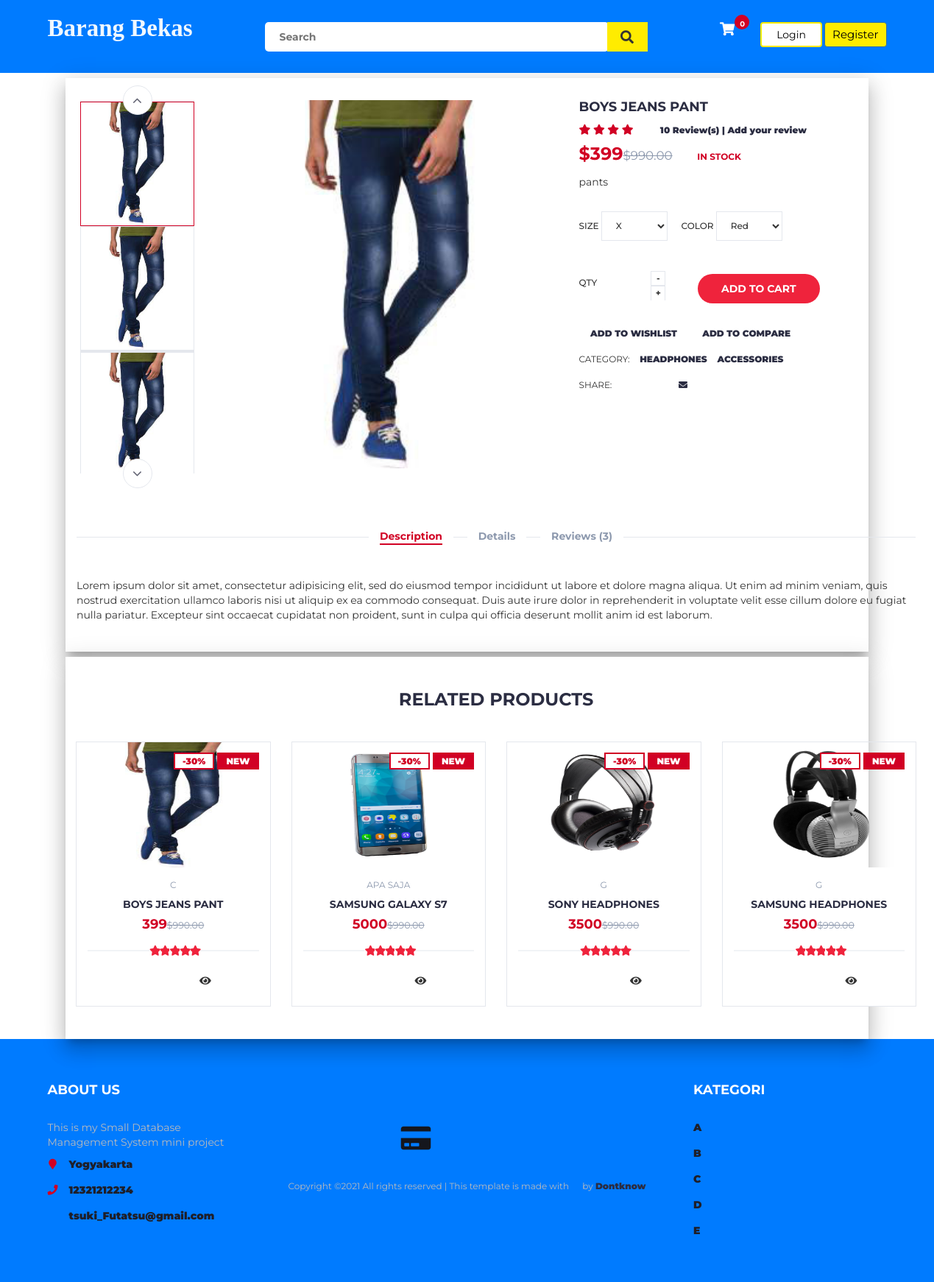
/barang.php?p=70, run on the app's committed database.
### tables this page shows
CREATE TABLE `barang` (
  `id_barang` int(100) NOT NULL,
  `kategori_barang` int(100) NOT NULL,
  `merek_barang` int(100) NOT NULL,
  `nama_barang` varchar(255) NOT NULL,
  `harga_barang` int(100) NOT NULL,
  `deskripsi_barang` text NOT NULL,
  `gambar_barang` text NOT NULL,
  `katakunci_barang` text NOT NULL
);

CREATE TABLE `kategori` (
  `cat_id` int(100) NOT NULL,
  `cat_title` text NOT NULL,
  `icons` varchar(255) DEFAULT NULL
);

### barang.php (the view, shortened to what this page needs)
<?php
include "header.php";
?>
		<div class="section main main-raised">
			<div class="container">
				<div class="row">
					<?php
								include 'db.php';
								$id_barang = $_GET['p'];
								$sql = " SELECT * FROM barang WHERE id_barang = $id_barang";
								$result = mysqli_query($con, $sql);
								if (mysqli_num_rows($result) > 0)
								{
									while($row = mysqli_fetch_assoc($result))
									{
									echo '
                                <div class="col-md-5 col-md-push-2">
                                <div id="product-main-img">
                                    <div class="product-preview">
                                        <img src="product_images/'.$row['gambar_barang'].'" alt="">
                                    </div>
                                    <div class="product-preview">
                                        <img src="product_images/'.$row['gambar_barang'].'" alt="">
                                    </div>
                                    <div class="product-preview">
                                        <img src="product_images/'.$row['gambar_barang'].'" alt="">
                                    </div>
                                    <div class="product-preview">
                                        <img src="product_images/'.$row['gambar_barang'].'" alt="">
                                    </div>
                                </div>
                            </div>
                                <div class="col-md-2  col-md-pull-5">
                                <div id="product-imgs">
                                    <div class="product-preview">
                                        <img src="product_images/'.$row['gambar_barang'].'" alt="">
                                    </div>
                                    <div class="product-preview">
                                        <img src="product_images/'.$row['gambar_barang'].'" alt="">
                                    </div>
                                    <div class="product-preview">
                                        <img src="product_images/'.$row['gambar_barang'].'g" alt="">
                                    </div>
                                    <div class="product-preview">
                                        <img src="product_images/'.$row['gambar_barang'].'" alt="">
                                    </div>
                                </div>
                            </div>
									';
									?>
									<?php
									echo '
                    <div class="col-md-5">
						<div class="product-details">
							<h2 class="product-name">'.$row['nama_barang'].'</h2>
							<div>
								<div class="product-rating">
									<i class="fa fa-star"></i>
									<i class="fa fa-star"></i>
									<i class="fa fa-star"></i>
									<i class="fa fa-star"></i>
									<i class="fa fa-star-o"></i>
								</div>
								<a class="review-link" href="#review-form">10 Review(s) | Add your review</a>
							</div>
							<div>
								<h3 class="product-price">$'.$row['harga_barang'].'<del class="product-old-price">$990.00</del></h3>
								<span class="product-available">In Stock</span>
							</div>
							<p>'.$row['deskripsi_barang'].'</p>
							<div class="product-options">
								<label>
									Size
									<select class="input-select">
										<option value="0">X</option>
									</select>
								</label>
								<label>
									Color
									<select class="input-select">
										<option value="0">Red</option>
									</select>
								</label>
							</div>
							<div class="add-to-cart">
								<div class="qty-label">
									Qty
									<div class="input-number">
										<span class="qty-up">+</span>
										<span class="qty-down">-</span>
									</div>
								</div>
								<div class="btn-group" style="margin-left: 25px; margin-top: 15px">
								<button class="add-to-cart-btn" pid="'.$row['id_barang'].'"  id="product" ><i class="fa fa-shopping-cart"></i> add to cart</button>
                                </div>
							</div>
							<ul class="product-btns">
								<li><a href="#"><i class="fa fa-heart-o"></i> add to wishlist</a></li>
								<li><a href="#"><i class="fa fa-exchange"></i> add to compare</a></li>
							</ul>
							<ul class="product-links">
								<li>Category:</li>
								<li><a href="#">Headphones</a></li>
								<li><a href="#">Accessories</a></li>
							</ul>
							<ul class="product-links">
								<li>Share:</li>
								<li><a href="#"><i class="fa fa-facebook"></i></a></li>
								<li><a href="#"><i class="fa fa-twitter"></i></a></li>
								<li><a href="#"><i class="fa fa-google-plus"></i></a></li>
								<li><a href="#"><i class="fa fa-envelope"></i></a></li>
							</ul>
						</div>
					</div>
					<div class="col-md-12">
						<div id="product-tab">
							<ul class="tab-nav">
								<li class="active"><a data-toggle="tab" href="#tab1">Description</a></li>
								<li><a data-toggle="tab" href="#tab2">Details</a></li>
								<li><a data-toggle="tab" href="#tab3">Reviews (3)</a></li>
							</ul>
							<div class="tab-content">
								<div id="tab1" class="tab-pane fade in active">
									<div class="row">
										<div class="col-md-12">
											<p>Lorem ipsum dolor sit amet, consectetur adipisicing elit, sed do eiusmod tempor incididunt ut labore et dolore magna aliqua. Ut enim ad minim veniam, quis nostrud exercitation ullamco laboris nisi ut aliquip ex ea commodo consequat. Duis aute irure dolor in reprehenderit in voluptate velit esse cillum dolore eu fugiat nulla pariatur. Excepteur sint occaecat cupidatat non proident, sunt in culpa qui officia deserunt mollit anim id est laborum.</p>
										</div>
									</div>
								</div>
							</div>
						</div>
					</div>
				</div>
			</div>
		</div>
		<div class="section main main-raised">
			<div class="container">
				<div class="row">
					<div class="col-md-12">
						<div class="section-title text-center">
							<h3 class="title">Related Products</h3>
						</div>
					</div>
                    ';
									}
								}
								?>
								<?php
                    include 'db.php';
								$id_barang = $_GET['p'];
					$product_query = "SELECT * FROM barang,kategori WHERE kategori_barang=cat_id AND id_barang BETWEEN $id_barang AND $id_barang+3";
                $run_query = mysqli_query($con,$product_query);
                if(mysqli_num_rows($run_query) > 0){
                    while($row = mysqli_fetch_array($run_query)){
                        $pro_id    = $row['id_barang'];
                        $pro_title = $row['nama_barang'];
                        $pro_price = $row['harga_barang'];
                        $pro_image = $row['gambar_barang'];
                        $cat_name = $row["cat_title"];
                        echo "
                                <div class='col-md-3 col-xs-6'>
								<a href='barang.php?p=$pro_id'><div class='product'>
									<div class='product-img'>
										<img src='product_images/$pro_image' style='max-height: 170px;' alt=''>
										<div class='product-label'>
											<span class='sale'>-30%</span>
											<span class='new'>NEW</span>
										</div>
									</div></a>
									<div class='product-body'>
										<p class='product-category'>$cat_name</p>
										<h3 class='product-name header-cart-item-name'><a href='barang.php?p=$pro_id'>$pro_title</a></h3>
										<h4 class='product-price header-cart-item-info'>$pro_price<del class='product-old-price'>$990.00</del></h4>
										<div class='product-rating'>
											<i class='fa fa-star'></i>
											<i class='fa fa-star'></i>
											<i class='fa fa-star'></i>
											<i class='fa fa-star'></i>
											<i class='fa fa-star'></i>
										</div>
										<div class='product-btns'>
											<button class='add-to-wishlist'><i class='fa fa-heart-o'></i><span class='tooltipp'>add to wishlist</span></button>
											<button class='add-to-compare'><i class='fa fa-exchange'></i><span class='tooltipp'>add to compare</span></button>
											<button class='quick-view'><i class='fa fa-eye'></i><span class='tooltipp'>quick view</span></button>
										</div>
									</div>
									<div class='add-to-cart'>
										<button pid='$pro_id' id='product' class='add-to-cart-btn block2-btn-towishlist' href='#'><i class='fa fa-shopping-cart'></i> add to cart</button>
									</div>
								</div>
                                </div>
			";
		}
}
?>
<?php
include "footer.php";
?>

### data on the page
barang: gambar_barang (picture), nama_barang "BOYS JEANS PANT", harga_barang "399", deskripsi_barang "pants", kategori.cat_title "C"
barang: gambar_barang (picture), kategori.cat_title "APA SAJA", nama_barang "SAMSUNG GALAXY S7", harga_barang "5000"
barang: gambar_barang (picture), kategori.cat_title "G", nama_barang "SONY HEADPHONES", harga_barang "3500"
barang: gambar_barang (picture), kategori.cat_title "G", nama_barang "SAMSUNG HEADPHONES", harga_barang "3500"
